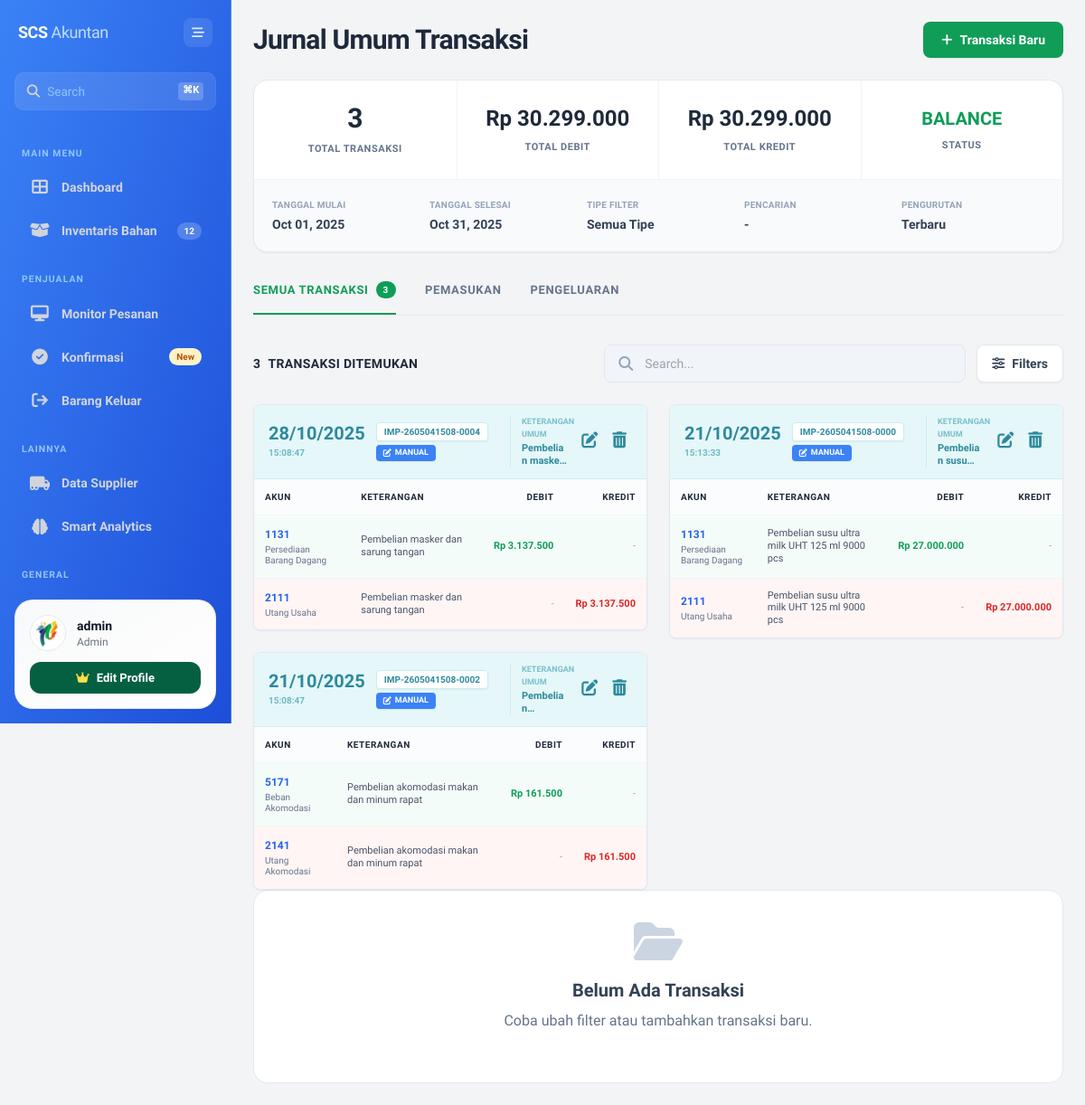
The page /jurnal_umum.php?tgl_mulai=2025-10-01&tgl_selesai=2025-10-31 (signed in) on the database its author committed.
### tables this page shows
CREATE TABLE `jurnal_umum` (
  `id` int NOT NULL,
  `tanggal` date NOT NULL,
  `no_reff` varchar(50) DEFAULT NULL COMMENT 'No Referensi Transaksi/Order ID',
  `keterangan` text NOT NULL,
  `keterangan_umum` varchar(255) DEFAULT NULL,
  `kode_akun` varchar(20) NOT NULL,
  `debit` decimal(15,2) DEFAULT '0.00',
  `kredit` decimal(15,2) DEFAULT '0.00',
  `created_at` timestamp NULL DEFAULT CURRENT_TIMESTAMP,
  `created_by` varchar(50) DEFAULT 'System'
);

CREATE TABLE `akun_coa` (
  `kode_akun` varchar(20) NOT NULL,
  `nama_akun` varchar(100) NOT NULL,
  `kategori` enum('Aset','Kewajiban','Modal','Pendapatan','Beban') NOT NULL,
  `tipe_laporan` enum('Neraca','Laba Rugi') NOT NULL,
  `posisi_normal` enum('Debit','Kredit') NOT NULL
);

### jurnal_umum.php (the view, shortened to what the rows shown need)
<?php
include 'koneksi.php';
$tgl_mulai   = isset($_GET['tgl_mulai']) ? $_GET['tgl_mulai'] : date('Y-m-01');
$tgl_selesai = isset($_GET['tgl_selesai']) ? $_GET['tgl_selesai'] : date('Y-m-d');
$search_keyword = isset($_GET['search']) ? trim($_GET['search']) : '';
$sort_by = isset($_GET['sort_by']) ? $_GET['sort_by'] : 'waktu_desc';
$sort_column = 'tanggal';
$sort_order = 'DESC';
switch($sort_by) {
    case 'waktu_desc':
    default:
        $sort_column = 'tanggal';
        $sort_order = 'DESC';
        break;
}
$where_conditions = ["j.tanggal BETWEEN '$tgl_mulai' AND '$tgl_selesai'"];
$where_clause = implode(' AND ', $where_conditions);
$query_grup_transaksi = "SELECT
    j.no_reff,
    j.tanggal,
    j.created_at,
    j.keterangan_umum,
    SUM(j.debit) as total_debit_grup,
    SUM(j.kredit) as total_kredit_grup,
    COUNT(*) as jumlah_entries,
    CASE
        WHEN j.no_reff LIKE 'ORD-%' THEN 'penjualan'
        ELSE 'manual'
    END as tipe_transaksi
    FROM jurnal_umum j
    WHERE $where_clause
    GROUP BY j.no_reff, j.tanggal, j.created_at, j.keterangan_umum
    ORDER BY $sort_column $sort_order, j.no_reff DESC";
$result_grup = mysqli_query($koneksi, $query_grup_transaksi);
$jurnal_data_grouped = [];
if ($result_grup && mysqli_num_rows($result_grup) > 0) {
    while($grup = mysqli_fetch_assoc($result_grup)) {
        $no_reff = $grup['no_reff'];
        $stmt_detail = $koneksi->prepare("SELECT j.*, a.nama_akun FROM jurnal_umum j JOIN akun_coa a ON j.kode_akun = a.kode_akun WHERE j.no_reff = ? ORDER BY CASE WHEN j.debit > 0 THEN 0 ELSE 1 END ASC, j.id ASC");
        $stmt_detail->bind_param("s", $no_reff);
        $stmt_detail->execute();
        $result_detail = $stmt_detail->get_result();
        $entries = [];
        while($row = $result_detail->fetch_assoc()) {
            $entries[] = $row;
        }
        $jurnal_data_grouped[$no_reff] = [
            'tanggal' => $grup['tanggal'],
            'created_at' => $grup['created_at'],
            'is_otomatis' => ($grup['tipe_transaksi'] == 'penjualan'),
            'keterangan_umum' => $grup['keterangan_umum'],
            'total_debit_grup' => $grup['total_debit_grup'],
            'total_kredit_grup' => $grup['total_kredit_grup'],
            'entries' => $entries
        ];
    }
}
function highlightText($text, $search) {
    if (empty($search) || empty($text)) {
        return htmlspecialchars($text);
    }
    $pattern = '/(' . preg_quote($search, '/') . ')/i';
    return preg_replace($pattern, '<span class="highlight-search">$1</span>', htmlspecialchars($text));
}
?>
<!DOCTYPE html>
<html lang="id">
<head>
    <script src="https://cdn.tailwindcss.com"></script>
    <link rel="stylesheet" href="https://cdnjs.cloudflare.com/ajax/libs/font-awesome/6.5.0/css/all.min.css">
    <link href="https://cdn.jsdelivr.net/npm/select2@4.1.0-rc.0/dist/css/select2.min.css" rel="stylesheet" />
</head>
<body class="text-slate-800">
    <?php include 'sidebar.php'; ?>
    <div class="md:ml-64 min-h-screen p-4 md:p-6 transition-all duration-300 relative">
        <div class="flex flex-col lg:flex-row justify-between items-start lg:items-center mb-6 gap-4">
            <div class="flex flex-col md:flex-row md:items-center gap-4">
                <h1 class="text-3xl font-bold text-slate-800 tracking-tight">Jurnal Umum Transaksi</h1>
            </div>
        </div>
        <div class="columns-1 md:columns-2 xl:columns-3 gap-6 space-y-6 relative z-0">
            <?php if (!empty($jurnal_data_grouped)): ?>
                <?php foreach($jurnal_data_grouped as $no_reff => $group): ?>
                    <div class="break-inside-avoid bg-white border border-slate-200 shadow-sm overflow-hidden rounded-lg mb-6">
                        <div class="bg-[#e6f7f9] px-4 py-3 flex justify-between items-center text-[#2d8a9d] border-b border-[#c8eef3]">
                            <div class="flex items-center gap-3 flex-1 min-w-0">
                                <div class="flex-shrink-0">
                                    <div class="text-xl font-bold leading-none"><?= date('d/m/Y', strtotime($group['tanggal'])) ?></div>
                                    <div class="text-[10px] mt-1 text-[#5fb3c2] font-semibold opacity-90"><?= isset($group['created_at']) ? date('H:i:s', strtotime($group['created_at'])) : '00:00:00' ?></div>
                                </div>
                                <div class="flex flex-col gap-1 flex-shrink-0">
                                    <span class="bg-white px-2 py-0.5 rounded text-[10px] font-bold text-[#2d8a9d] border border-[#c8eef3] shadow-sm inline-flex items-center w-max uppercase"><?= highlightText($no_reff, $search_keyword) ?></span>
                                    <?php if ($group['is_otomatis']): ?>
                                        <span class="bg-[#2d8a9d] px-2 py-0.5 rounded text-[9px] font-bold text-white flex items-center gap-1 shadow-sm w-max uppercase">
                                            <i class="fas fa-shopping-cart"></i> OTOMATIS
                                        </span>
                                    <?php else: ?>
                                        <span class="bg-[#3b82f6] px-2 py-0.5 rounded text-[9px] font-bold text-white flex items-center gap-1 shadow-sm w-max uppercase">
                                            <i class="fas fa-edit"></i> MANUAL
                                        </span>
                                    <?php endif; ?>
                                </div>
                                <div class="ml-3 flex-1 border-l border-[#c8eef3] pl-3 hidden sm:block min-w-0">
                                    <div class="text-[9px] text-[#5fb3c2] uppercase font-bold opacity-80 mb-0.5">Keterangan Umum</div>
                                    <div class="text-[11px] font-bold text-[#2d8a9d] line-clamp-2 leading-tight break-words" title="<?= htmlspecialchars($group['keterangan_umum'] ?: '-') ?>">
                                        <?= highlightText($group['keterangan_umum'] ?: '-', $search_keyword) ?>
                                    </div>
                                </div>
                            </div>
                            <div class="flex items-center gap-1 ml-2">
                                <button type="button" onclick="editTransaksiMulti('<?= $no_reff ?>')" class="text-[#2d8a9d] hover:text-[#1a5f6b] transition-colors p-1.5" title="Edit Transaksi">
                                    <i class="fas fa-edit text-lg"></i>
                                </button>
                                <?php if ($group['is_otomatis']): ?>
                                     <?php $id_pesanan = str_replace('ORD-', '', $no_reff); ?>
                                     <button type="button" onclick="lihatDetail(<?= $id_pesanan ?>)" class="text-[#2d8a9d] hover:text-green-600 transition-colors p-1.5" title="Lihat Detail Pesanan">
                                         <i class="fas fa-eye text-lg"></i>
                                     </button>
                                <?php else: ?>
                                    <button type="button" onclick="konfirmasiHapus('<?= $no_reff ?>', <?= $group['is_otomatis'] ? 'true' : 'false' ?>)" class="text-[#2d8a9d] hover:text-red-500 transition-colors p-1.5" title="Hapus Transaksi">
                                        <i class="fas fa-trash-alt text-lg"></i>
                                    </button>
                                <?php endif; ?>
                            </div>
                        </div>
                        <div class="w-full">
                            <table class="w-full text-left border-collapse">
                                <thead>
                                    <tr class="border-b border-slate-100 bg-slate-50/50">
                                        <th class="py-3 px-3 text-[10px] font-bold text-slate-800 uppercase tracking-wider">AKUN</th>
                                        <th class="py-3 px-3 text-[10px] font-bold text-slate-800 uppercase tracking-wider">KETERANGAN</th>
                                        <th class="py-3 px-3 text-[10px] font-bold text-slate-800 uppercase tracking-wider text-right">DEBIT</th>
                                        <th class="py-3 px-3 text-[10px] font-bold text-slate-800 uppercase tracking-wider text-right">KREDIT</th>
                                    </tr>
                                </thead>
                                <tbody>
                                    <?php foreach($group['entries'] as $entry): ?>
                                    <tr class="border-b border-slate-100 last:border-0 <?= $entry['debit'] > 0 ? 'bg-[#f4fcf9]' : 'bg-[#fff5f5]' ?>">
                                        <td class="py-3 px-3">
                                            <div class="font-bold text-[#2563eb] text-[12px] mb-0.5 break-words whitespace-normal"><?= highlightText($entry['kode_akun'], $search_keyword) ?></div>
                                            <div class="text-slate-500 text-[10px] leading-tight break-words whitespace-normal"><?= highlightText($entry['nama_akun'], $search_keyword) ?></div>
                                        </td>
                                        <td class="py-3 px-3 text-slate-600 text-[11px] leading-tight break-words whitespace-normal">
                                            <?= highlightText($entry['keterangan'] ?: '-', $search_keyword) ?>
                                        </td>
                                        <td class="py-3 px-3 text-right text-[11px] <?= $entry['debit'] > 0 ? 'text-[#0f9d58] font-bold' : 'text-slate-400' ?>">
                                            <span class="whitespace-nowrap"><?= $entry['debit'] > 0 ? 'Rp ' . number_format($entry['debit'], 0, ',', '.') : '-' ?></span>
                                        </td>
                                        <td class="py-3 px-3 text-right text-[11px] <?= $entry['kredit'] > 0 ? 'text-[#dc2626] font-bold' : 'text-slate-400' ?>">
                                            <span class="whitespace-nowrap"><?= $entry['kredit'] > 0 ? 'Rp ' . number_format($entry['kredit'], 0, ',', '.') : '-' ?></span>
                                        </td>
                                    </tr>
                                    <?php endforeach; ?>
                                </tbody>
                            </table>
                        </div>
                    </div>
                <?php endforeach; ?>
            <?php else: ?>
            <?php endif; ?>
        </div>
        </div>
</body>
</html>

### rows shown on the page
jurnal_umum: kode_akun "1131", kode_akun.nama_akun "Persediaan Barang Dagang", keterangan "Pembelian masker dan sarung tangan", debit "3.137.500"
jurnal_umum: kode_akun "2111", kode_akun.nama_akun "Utang Usaha", keterangan "Pembelian masker dan sarung tangan", kredit "3.137.500"
jurnal_umum: kode_akun "5171", kode_akun.nama_akun "Beban Akomodasi", keterangan "Pembelian akomodasi makan dan minum rapat", debit "161.500"
jurnal_umum: kode_akun "2141", kode_akun.nama_akun "Utang Akomodasi", keterangan "Pembelian akomodasi makan dan minum rapat", kredit "161.500"
jurnal_umum: kode_akun "1131", kode_akun.nama_akun "Persediaan Barang Dagang", keterangan "Pembelian susu ultra milk UHT 125 ml 9000 pcs", debit "27.000.000"
jurnal_umum: kode_akun "2111", kode_akun.nama_akun "Utang Usaha", keterangan "Pembelian susu ultra milk UHT 125 ml 9000 pcs", kredit "27.000.000"

### other values the page prints
$user_nama "admin"
$user_role "Admin"
$total_groups "3"
formatRupiah($total_debit_periode) "Rp 30.299.000"
formatRupiah($total_kredit_periode) "Rp 30.299.000"
date('M d, Y', strtotime($tgl_mulai)) "Oct 01, 2025"
date('M d, Y', strtotime($tgl_selesai)) "Oct 31, 2025"
$sort_labels[$sort_by] "Terbaru"
date('d/m/Y', strtotime($group['tanggal'])) "28/10/2025"
date('H:i:s', strtotime($group['created_at'])) "15:08:47"
highlightText($no_reff, $search_keyword) "IMP-2605041508-0004"
highlightText($group['keterangan_umum'] ?: '-', $search_keyword) "Pembelian…"
date('d/m/Y', strtotime($group['tanggal'])) "21/10/2025"
highlightText($no_reff, $search_keyword) "IMP-2605041508-0002"
date('H:i:s', strtotime($group['created_at'])) "15:13:33"
